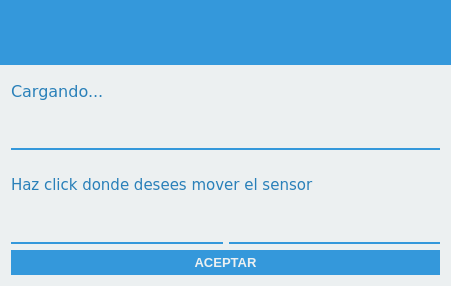
<?xml version="1.0" encoding="UTF-8"?>
<ui version="4.0">
 <class>Dialog</class>
 <widget class="QDialog" name="Dialog">
  <property name="geometry">
   <rect>
    <x>0</x>
    <y>0</y>
    <width>451</width>
    <height>286</height>
   </rect>
  </property>
  <property name="windowTitle">
   <string>Mover sensor</string>
  </property>
  <property name="windowIcon">
   <iconset>
    <normaloff>:/sigrdap/icons/mover_s.png</normaloff>:/sigrdap/icons/mover_s.png</iconset>
  </property>
  <property name="styleSheet">
   <string notr="true">QLineEdit {background-color: transparent; border-style: solid; border-bottom: 2px solid #3498db;} QLabel{ color: rgb(104, 104, 104);font-family: Verdana;font-size: 9} QPushButton:enabled{background-color: #3498db;color: rgb(255, 255, 255);font-size: 10pt; font-weight: bold;} QPushButton:disabled{background-color: #adc1ce;color: rgb(255, 255, 255);font-size: 10pt; font-weight: bold;}

QWidget{
	background-color: #ecf0f1;
}

QPushButton:enabled{
	color: #ecf0f1;
	background-color: #3498db;
	padding: 5px;
	border: none;
}

QPushButton:disabled{
	color: #ecf0f1;
	background-color: #bdc3c7;
	padding: 5px;
	border: none;
}

QPushButton:hover{
	padding: 5px;
	color: white;
	background-color: #2980b9;
}</string>
  </property>
  <layout class="QVBoxLayout" name="verticalLayout">
   <property name="leftMargin">
    <number>0</number>
   </property>
   <property name="topMargin">
    <number>0</number>
   </property>
   <property name="rightMargin">
    <number>0</number>
   </property>
   <property name="bottomMargin">
    <number>0</number>
   </property>
   <item>
    <widget class="QFrame" name="kraken">
     <property name="sizePolicy">
      <sizepolicy hsizetype="Preferred" vsizetype="Fixed">
       <horstretch>0</horstretch>
       <verstretch>0</verstretch>
      </sizepolicy>
     </property>
     <property name="minimumSize">
      <size>
       <width>0</width>
       <height>65</height>
      </size>
     </property>
     <property name="styleSheet">
      <string notr="true">background-color: #3498db;</string>
     </property>
     <property name="frameShape">
      <enum>QFrame::NoFrame</enum>
     </property>
     <property name="frameShadow">
      <enum>QFrame::Raised</enum>
     </property>
     <layout class="QHBoxLayout" name="horizontalLayout_4">
      <property name="spacing">
       <number>0</number>
      </property>
      <property name="leftMargin">
       <number>0</number>
      </property>
      <property name="topMargin">
       <number>0</number>
      </property>
      <property name="rightMargin">
       <number>0</number>
      </property>
      <property name="bottomMargin">
       <number>0</number>
      </property>
      <item>
       <widget class="QLabel" name="logo_2">
        <property name="styleSheet">
         <string notr="true"/>
        </property>
        <property name="text">
         <string/>
        </property>
        <property name="pixmap">
         <pixmap>:/Varios/icons/logosig2-i.png</pixmap>
        </property>
       </widget>
      </item>
      <item>
       <spacer name="horizontalSpacer_2">
        <property name="orientation">
         <enum>Qt::Horizontal</enum>
        </property>
        <property name="sizeHint" stdset="0">
         <size>
          <width>40</width>
          <height>20</height>
         </size>
        </property>
       </spacer>
      </item>
      <item>
       <layout class="QVBoxLayout" name="verticalLayout_7">
        <property name="spacing">
         <number>0</number>
        </property>
        <item>
         <widget class="QPushButton" name="botonCerrar">
          <property name="sizePolicy">
           <sizepolicy hsizetype="Fixed" vsizetype="Fixed">
            <horstretch>0</horstretch>
            <verstretch>0</verstretch>
           </sizepolicy>
          </property>
          <property name="minimumSize">
           <size>
            <width>50</width>
            <height>50</height>
           </size>
          </property>
          <property name="maximumSize">
           <size>
            <width>50</width>
            <height>50</height>
           </size>
          </property>
          <property name="focusPolicy">
           <enum>Qt::NoFocus</enum>
          </property>
          <property name="styleSheet">
           <string notr="true">:enabled{
	color: black;
	border: none;
	padding: 5px;
}

:disabled{
	color: black;
}

:pressed{
	background-color: black;
}

:hover{
	background-color: #e74c3c;
	border: none;
}</string>
          </property>
          <property name="text">
           <string/>
          </property>
          <property name="icon">
           <iconset>
            <normaloff>:/General/icons/closeicon-d.png</normaloff>:/General/icons/closeicon-d.png</iconset>
          </property>
          <property name="iconSize">
           <size>
            <width>24</width>
            <height>24</height>
           </size>
          </property>
          <property name="flat">
           <bool>false</bool>
          </property>
         </widget>
        </item>
        <item>
         <spacer name="verticalSpacer_7">
          <property name="orientation">
           <enum>Qt::Vertical</enum>
          </property>
          <property name="sizeHint" stdset="0">
           <size>
            <width>20</width>
            <height>10</height>
           </size>
          </property>
         </spacer>
        </item>
       </layout>
      </item>
     </layout>
    </widget>
   </item>
   <item>
    <layout class="QVBoxLayout" name="verticalLayout_2">
     <property name="leftMargin">
      <number>11</number>
     </property>
     <property name="topMargin">
      <number>11</number>
     </property>
     <property name="rightMargin">
      <number>11</number>
     </property>
     <property name="bottomMargin">
      <number>11</number>
     </property>
     <item>
      <layout class="QHBoxLayout" name="horizontalLayout_2">
       <item>
        <layout class="QVBoxLayout" name="verticalLayout_3">
         <item>
          <widget class="QLabel" name="labelGrupo">
           <property name="font">
            <font>
             <family>Verdana</family>
             <pointsize>12</pointsize>
            </font>
           </property>
           <property name="styleSheet">
            <string notr="true">color: rgb(41, 128, 185);</string>
           </property>
           <property name="text">
            <string>Cargando...</string>
           </property>
          </widget>
         </item>
         <item>
          <widget class="QLabel" name="labelTipo">
           <property name="font">
            <font>
             <family>Verdana</family>
             <pointsize>9</pointsize>
            </font>
           </property>
           <property name="styleSheet">
            <string notr="true"/>
           </property>
           <property name="text">
            <string/>
           </property>
          </widget>
         </item>
         <item>
          <widget class="QLabel" name="labelDireccion">
           <property name="font">
            <font>
             <family>Verdana</family>
             <pointsize>9</pointsize>
            </font>
           </property>
           <property name="text">
            <string/>
           </property>
           <property name="wordWrap">
            <bool>true</bool>
           </property>
          </widget>
         </item>
        </layout>
       </item>
       <item>
        <widget class="QPushButton" name="botonFoto">
         <property name="sizePolicy">
          <sizepolicy hsizetype="Fixed" vsizetype="Preferred">
           <horstretch>0</horstretch>
           <verstretch>0</verstretch>
          </sizepolicy>
         </property>
         <property name="styleSheet">
          <string notr="true">color: black;
background-color: transparent;
border: 1px, solid;</string>
         </property>
         <property name="text">
          <string/>
         </property>
         <property name="flat">
          <bool>true</bool>
         </property>
        </widget>
       </item>
      </layout>
     </item>
     <item>
      <widget class="Line" name="line">
       <property name="minimumSize">
        <size>
         <width>0</width>
         <height>4</height>
        </size>
       </property>
       <property name="styleSheet">
        <string notr="true">color: #3498db;</string>
       </property>
       <property name="frameShadow">
        <enum>QFrame::Plain</enum>
       </property>
       <property name="lineWidth">
        <number>2</number>
       </property>
       <property name="orientation">
        <enum>Qt::Horizontal</enum>
       </property>
      </widget>
     </item>
     <item>
      <widget class="QLabel" name="etiqueta">
       <property name="font">
        <font>
         <family>Verdana</family>
         <pointsize>11</pointsize>
        </font>
       </property>
       <property name="styleSheet">
        <string notr="true">color: #2980b9;</string>
       </property>
       <property name="text">
        <string>Haz click donde desees mover el sensor</string>
       </property>
      </widget>
     </item>
     <item>
      <layout class="QHBoxLayout" name="horizontalLayout">
       <item>
        <widget class="QLineEdit" name="textoX">
         <property name="sizePolicy">
          <sizepolicy hsizetype="MinimumExpanding" vsizetype="Fixed">
           <horstretch>0</horstretch>
           <verstretch>0</verstretch>
          </sizepolicy>
         </property>
         <property name="minimumSize">
          <size>
           <width>210</width>
           <height>26</height>
          </size>
         </property>
         <property name="font">
          <font>
           <family>Verdana</family>
           <pointsize>10</pointsize>
          </font>
         </property>
         <property name="alignment">
          <set>Qt::AlignRight|Qt::AlignTrailing|Qt::AlignVCenter</set>
         </property>
        </widget>
       </item>
       <item>
        <widget class="QLineEdit" name="textoY">
         <property name="sizePolicy">
          <sizepolicy hsizetype="MinimumExpanding" vsizetype="Fixed">
           <horstretch>0</horstretch>
           <verstretch>0</verstretch>
          </sizepolicy>
         </property>
         <property name="minimumSize">
          <size>
           <width>210</width>
           <height>26</height>
          </size>
         </property>
         <property name="font">
          <font>
           <family>Verdana</family>
           <pointsize>10</pointsize>
          </font>
         </property>
         <property name="alignment">
          <set>Qt::AlignRight|Qt::AlignTrailing|Qt::AlignVCenter</set>
         </property>
        </widget>
       </item>
      </layout>
     </item>
     <item>
      <widget class="QPushButton" name="boton">
       <property name="text">
        <string>ACEPTAR</string>
       </property>
      </widget>
     </item>
    </layout>
   </item>
  </layout>
 </widget>
 <resources/>
 <connections/>
</ui>
